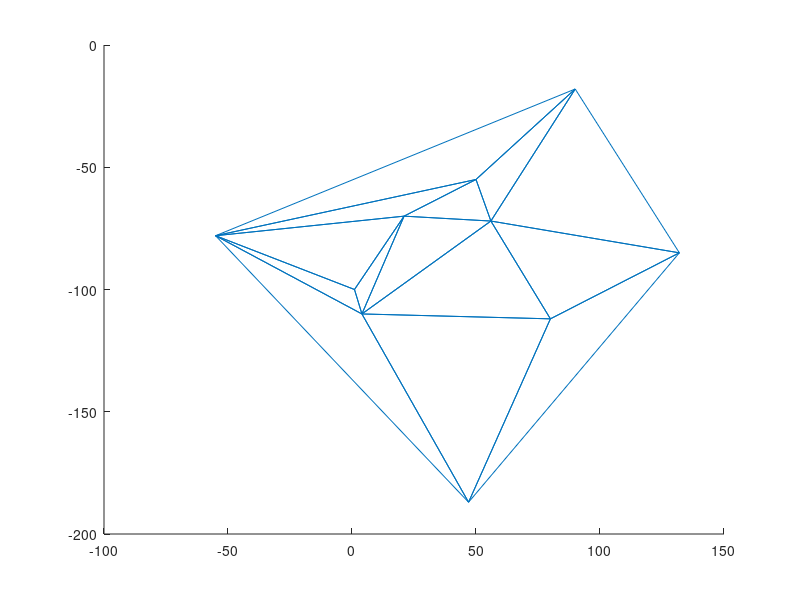

Recreate this plot in MATLAB. (Note: this script raises an error after producing the figure.)
%%clear everything before it is run
clc
clear all
clf
%%read images to be meshed
%%gets the image
%%scrimage = dir('C:\Users\Katlyn\Documents\GitHub\Prog4\small_muct\*.jpg');
%%fileimages = strcat('C:\Users\Katlyn\Documents\GitHub\Prog4\small_muct\', scrimage);


%%define a triangulation
x = [-55 47 132 56 1 90 4 80 21 50];
y = [-78 -187 -85 -72 -100 -18 -110 -112 -70 -55];

triangle = delaunay(x,y)
hold on, triplot(triangle,x,y), hold off

%%output the triangle that p lives in
tetramesh(triangle,x,y);

%%mesh points define a standard reference
stdref = [7 2 1; 8 2 3; 8 4 3; 8 7 2; 8 7 4; 6 4 3; 9 7 4; 5 7 1; 5 9 1; 5 9 7; 10 6 4; 10 9 4; 10 6 1; 10 9 1];

%%set triangle to be first in triangulation

%%perform triangle inclusion test for p and current triangle 